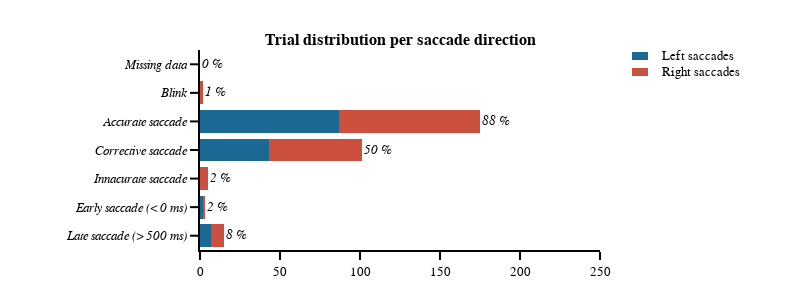

Notebook cell for this chart:
### Markdown cell above
#### Saccade analysis output graph

### Code cell
# general figure settings
template_specs = dict(  axes_color="rgba(0, 0, 0, 1)",
                        axes_width=2,
                        axes_font_size=13,
                        bg_col="rgba(255, 255, 255, 1)",
                        font='Helvetica',
                        title_font_size=15,
                        plot_width=1.5)
fig_template = plotly_template(template_specs)

# figure specific settings
x_range = [0,250]
colors_panel = px.colors.qualitative.Prism
subplot_titles = ('<b>Trial distribution per saccade direction<b>', '<b>Trial distribution per external motion orientation<b>')
analysis_crit = ['<i>Missing data<i>', '<i>Blink<i>', '<i>Accurate saccade<i>', '<i>Corrective saccade<i>', 
                 '<i>Innacurate saccade<i>', '<i>Early saccade (< 0 ms)<i>', '<i>Late saccade (> 500 ms)<i>']
analysis_crit_df = ['miss_time_trial', 'blink_trial', 'main_sac_trial', 'cor_sac_trial',
                    'innacurate_sac_trial', 'early_sac_trial', 'late_sac_trial']
x_label = 'Trials'
sds = ['Left saccades', 'Right saccades']
sd_cols = [colors_panel[1], colors_panel[7]]
x_legend = 1.15
y_legend_step = 0.08
y_legend_sd = 0.97
rad_leg = 0.04

# subplot settings
rows, cols = 1, 1
fig_height, fig_width = 300,800
column_widths,row_heights = [1],[1]
sb_specs = [[{}]]
fig = make_subplots(rows=rows, cols=cols, specs=sb_specs, print_grid=False, vertical_spacing=0.2, horizontal_spacing=0.05, 
                    column_widths=column_widths, row_heights=row_heights, shared_yaxes=True, subplot_titles=subplot_titles)

# Right / Left saccades
# ---------------------
for sd_num, sd in enumerate(sds):
    # plot
    fig.append_trace(go.Bar(y=analysis_crit, x=df_all.loc[(df_all.ext_mot_pos == sd_num + 1)][analysis_crit_df].sum(), 
                            orientation='h', name=sd, marker_color=sd_cols[sd_num]), row=1, col=1)
    # legend
    fig.add_annotation(xref='paper', yref='paper', x=x_legend, y=y_legend_sd - y_legend_step * sd_num, 
                       text=sd, showarrow=False, font_size = template_specs['axes_font_size'],xanchor = 'left', yanchor='middle')
    fig.add_shape(type='rect',xref='paper', yref='paper', fillcolor=sd_cols[sd_num],line_width=0,
                  x0=x_legend - 0.05 - rad_leg / 2, y0=y_legend_sd - y_legend_step * sd_num - rad_leg / 2, 
                  x1=x_legend - 0.05 + rad_leg / 2, y1=y_legend_sd - y_legend_step * sd_num + rad_leg / 2)
    
# annotation value
for num_crit, crit_name in enumerate(analysis_crit_df):
    fig.add_annotation(x=df_all[crit_name].sum(), y=num_crit, text='<i>{:1.0f} %<i>'.format(df_all[crit_name].mean()*100), 
                       showarrow=False, font_size = template_specs['axes_font_size'],xanchor = 'left', row=1, col=1)

# axes settings
for row in np.arange(rows):
    for col in np.arange(cols):
        fig.update_xaxes(visible=True, ticklen=8, linewidth=template_specs['axes_width'], range=x_range, row=row+1, col=col+1)
        fig.update_yaxes(visible=True, ticklen=8, linewidth=template_specs['axes_width'], autorange="reversed", row=row+1, col=col+1)
    
# Save figure
fig.layout.update(template=fig_template, width=fig_width, height=fig_height, margin_l=200, 
                  margin_r=200, margin_t=50, margin_b=50, barmode='stack', showlegend=False)
fig.show()
if not os.path.exists(fig_dir):os.mkdir(fig_dir)
fig.write_image('{}/{}_trial_dist.pdf'.format(fig_dir, subject))

### Figure 1 — Plotly figure (JSON) as saved in the notebook; plotly's stock layout.template omitted (floating-point values rounded to 4 significant figures)
{"data": [{"marker": {"color": "rgb(29, 105, 150)"}, "name": "Left saccades", "orientation": "h", "type": "bar", "x": [0, 0, 87, 43, 0, 2, 7], "xaxis": "x", "y": ["<i>Missing data<i>", "<i>Blink<i>", "<i>Accurate saccade<i>", "<i>Corrective saccade<i>", "<i>Innacurate saccade<i>", "<i>Early saccade (< 0 ms)<i>", "<i>Late saccade (> 500 ms)<i>"], "yaxis": "y"}, {"marker": {"color": "rgb(204, 80, 62)"}, "name": "Right saccades", "orientation": "h", "type": "bar", "x": [0, 2, 88, 58, 5, 1, 8], "xaxis": "x", "y": ["<i>Missing data<i>", "<i>Blink<i>", "<i>Accurate saccade<i>", "<i>Corrective saccade<i>", "<i>Innacurate saccade<i>", "<i>Early saccade (< 0 ms)<i>", "<i>Late saccade (> 500 ms)<i>"], "yaxis": "y"}], "layout": {"annotations": [{"font": {"size": 16}, "showarrow": false, "text": "<b>Trial distribution per saccade direction<b>", "x": 0.5, "xanchor": "center", "xref": "paper", "y": 1, "yanchor": "bottom", "yref": "paper"}, {"font": {"size": 13}, "showarrow": false, "text": "Left saccades", "x": 1.15, "xanchor": "left", "xref": "paper", "y": 0.97, "yanchor": "middle", "yref": "paper"}, {"font": {"size": 13}, "showarrow": false, "text": "Right saccades", "x": 1.15, "xanchor": "left", "xref": "paper", "y": 0.89, "yanchor": "middle", "yref": "paper"}, {"font": {"size": 13}, "showarrow": false, "text": "<i>0 %<i>", "x": 0, "xanchor": "left", "xref": "x", "y": 0, "yref": "y"}, {"font": {"size": 13}, "showarrow": false, "text": "<i>1 %<i>", "x": 2, "xanchor": "left", "xref": "x", "y": 1, "yref": "y"}, {"font": {"size": 13}, "showarrow": false, "text": "<i>88 %<i>", "x": 175, "xanchor": "left", "xref": "x", "y": 2, "yref": "y"}, {"font": {"size": 13}, "showarrow": false, "text": "<i>50 %<i>", "x": 101, "xanchor": "left", "xref": "x", "y": 3, "yref": "y"}, {"font": {"size": 13}, "showarrow": false, "text": "<i>2 %<i>", "x": 5, "xanchor": "left", "xref": "x", "y": 4, "yref": "y"}, {"font": {"size": 13}, "showarrow": false, "text": "<i>2 %<i>", "x": 3, "xanchor": "left", "xref": "x", "y": 5, "yref": "y"}, {"font": {"size": 13}, "showarrow": false, "text": "<i>8 %<i>", "x": 15, "xanchor": "left", "xref": "x", "y": 6, "yref": "y"}], "barmode": "stack", "height": 300, "margin": {"b": 50, "l": 200, "r": 200, "t": 50}, "shapes": [{"fillcolor": "rgb(29, 105, 150)", "line": {"width": 0}, "type": "rect", "x0": 1.08, "x1": 1.12, "xref": "paper", "y0": 0.95, "y1": 0.99, "yref": "paper"}, {"fillcolor": "rgb(204, 80, 62)", "line": {"width": 0}, "type": "rect", "x0": 1.08, "x1": 1.12, "xref": "paper", "y0": 0.87, "y1": 0.91, "yref": "paper"}], "showlegend": false, "width": 800, "xaxis": {"anchor": "y", "domain": [0, 1], "linewidth": 2, "range": [0, 250], "ticklen": 8, "type": "linear", "visible": true}, "yaxis": {"anchor": "x", "autorange": true, "domain": [0, 1], "linewidth": 2, "range": [6.5, -0.5], "ticklen": 8, "type": "category", "visible": true}}}
